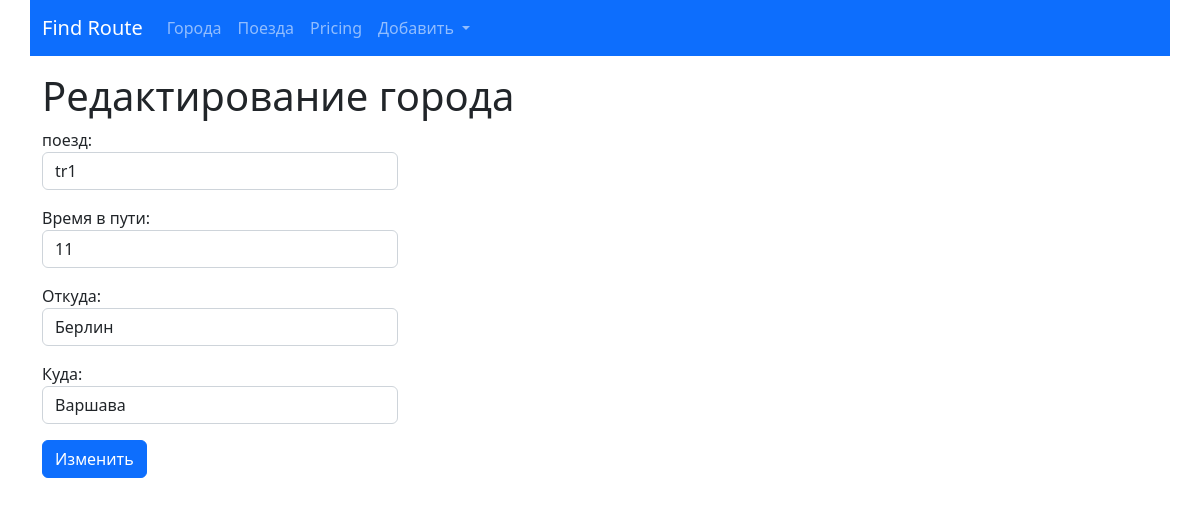
The page /trains/update/1 on the database as committed earlier.
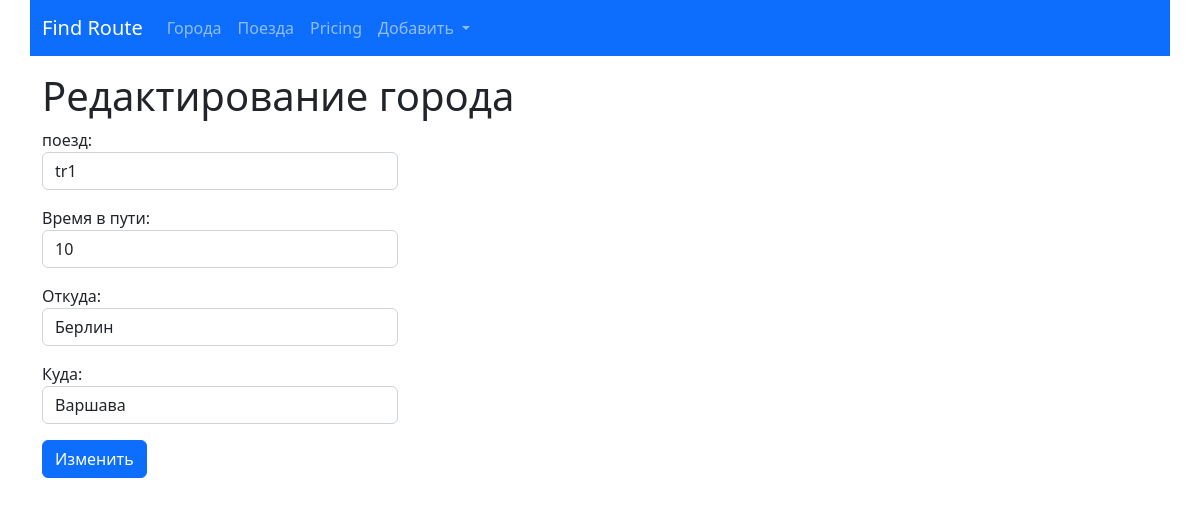
The same page on the database as committed later.
### trains/models.py (models this page shows, shortened)
class Train(models.Model):
    name = models.CharField(max_length=50,
                            unique=True,
                            verbose_name='Номер поезда')
    travel_time = models.PositiveSmallIntegerField(verbose_name='Время в пути')
    from_city = models.ForeignKey(City,
                                  on_delete=models.CASCADE,
                                  related_name='from_city_set',
                                  verbose_name='Из какого города')
    to_city = models.ForeignKey('cities.City',
                                on_delete=models.CASCADE,
                                related_name='to_city_set',
                                verbose_name='В какой город')
    class Meta:
        verbose_name = "Поезд"
        verbose_name_plural = "Поезда"
        ordering = ['travel_time']

### cities/models.py (models this page shows, shortened)
class City(models.Model):
    name = models.CharField(max_length=100, unique=True, verbose_name="Название")
    def __str__(self):
        return self.name
    class Meta:
        verbose_name = "Город"
        verbose_name_plural = "Города"
        ordering = ['name']

### trains/views.py (the view)
# urls.py: path('update/<int:pk>', TrainUpdateView.as_view(), name="update"),
class TrainUpdateView(SuccessMessageMixin, UpdateView):
    model = Train
    form_class = TrainForm
    template_name = "trains/update.html"
    success_url = reverse_lazy('trains:home')
    success_message = "Поезд успешно отредактирован"

### trains/forms.py
class TrainForm(forms.ModelForm):
    name = forms.CharField(label='поезд',
                           widget=forms.TextInput(attrs={
                               'class': 'form-control',
                               'placeholder': 'Введите название поезда'}))
    travel_time = forms.IntegerField(label='Время в пути',
                                     widget=forms.NumberInput(attrs={
                                         'class': 'form-control',
                                         'placeholder': 'Введите время в пути'}))
    from_city = forms.ModelChoiceField(label='Откуда',
                                       queryset=City.objects.all(),
                                       widget=forms.Select(attrs={
                                           'class': 'form-control'}))
    to_city = forms.ModelChoiceField(label='Куда',
                                     queryset=City.objects.all(),
                                     widget=forms.Select(attrs={
                                         'class': 'form-control'}))
    class Meta:
        model = Train
        fields = "__all__"

### trains/templates/trains/update.html (shortened to what this page needs)
{% extends 'base.html' %}
{% block content%}
<h1>Редактирование города</h1>
{% include 'form.html' with button='Изменить'%}
{% endblock %}

### templates/form.html
<div class="row">
    <div class="col-md-4">
        <form action="{{ action }}" method="post"> {% csrf_token %}
            {{ form.as_p }}
            <button type="submit" class="btn btn-primary">{{ button }}</button>
        </form>
    </div>
</div>

Rows that differ between the two databases and show on the page:
changed Train "Берлин": travel_time "11" → "10"
